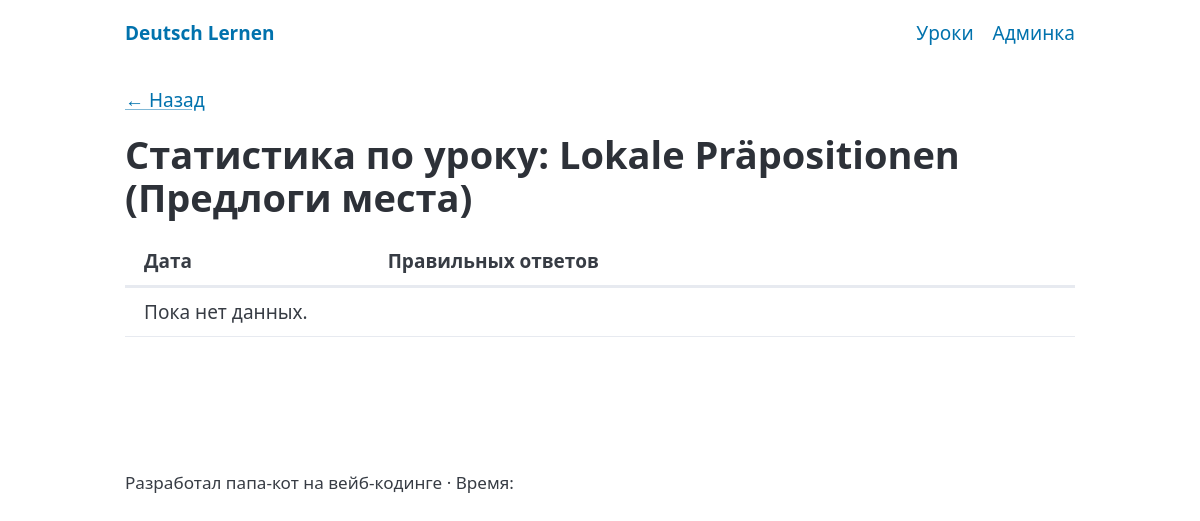
/lokale-prapositionen-predlogi-mesta/quiz/stats/, run on an earlier commit of the app's database.
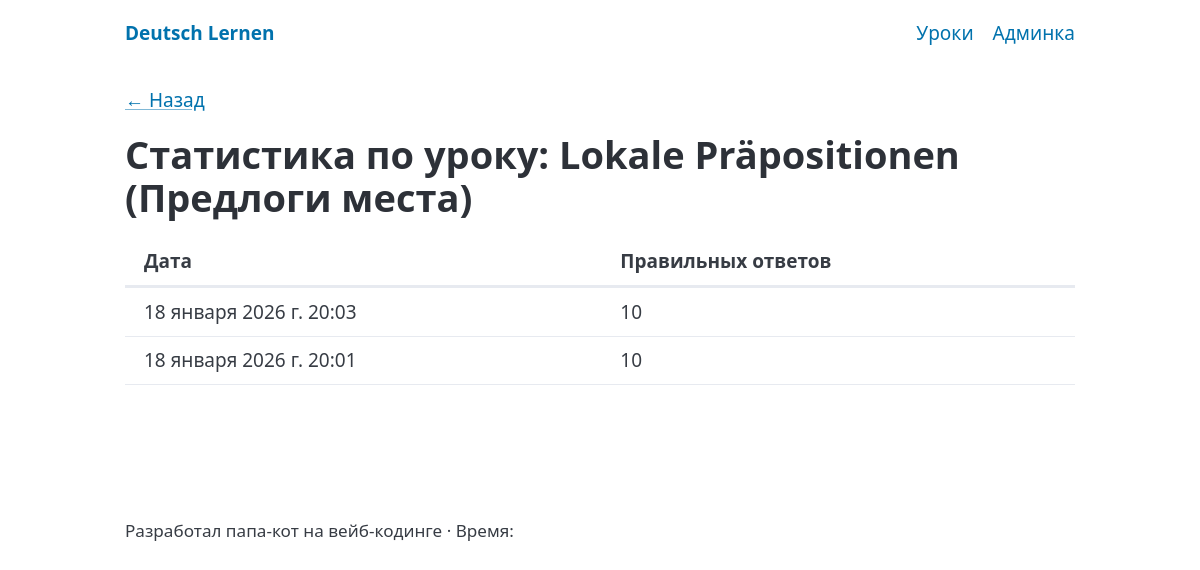
And on a later commit of the database.
### courses/models.py (models this page shows, shortened)
class QuizStat(models.Model):
    lesson = models.ForeignKey(Lesson, on_delete=models.CASCADE, related_name="quiz_stats")
    correct_count = models.PositiveIntegerField("Правильных ответов")
    created_at = models.DateTimeField(auto_now_add=True)
    class Meta:
        ordering = ["-created_at"]
        verbose_name = "Статистика квиза"
        verbose_name_plural = "Статистика квизов"

### courses/views.py (the view)
# urls.py: path('<slug:slug>/quiz/stats/', views.quiz_stats, name='quiz_stats'),
def quiz_stats(request, slug):
    lesson = get_object_or_404(Lesson, slug=slug, published=True)
    stats = lesson.quiz_stats.all()[:100]
    return render(request, "courses/quiz_stats.html", {"lesson": lesson, "stats": stats})

### courses/templates/courses/quiz_stats.html (shortened to what this page needs)
{% extends "base.html" %}
{% block content %}
  <a href="javascript:history.back()" style="display:inline-block;margin-bottom:1rem;">← Назад</a>
  <h1>Статистика по уроку: {{ lesson.title }}</h1>
  <table>
    <thead>
      <tr>
        <th>Дата</th>
        <th>Правильных ответов</th>
      </tr>
    </thead>
    <tbody>
      {% for s in stats %}
        <tr>
          <td>{{ s.created_at }}</td>
          <td>{{ s.correct_count }}</td>
        </tr>
      {% empty %}
        <tr><td colspan="2">Пока нет данных.</td></tr>
      {% endfor %}
    </tbody>
  </table>
{% endblock %}

What changed in the data, as far as the page shows it:
added QuizStat: created_at "18 января 2026 г. 20:03", correct_count "10"
added QuizStat: created_at "18 января 2026 г. 20:01", correct_count "10"
Also different on the page:
text no longer shown: "Пока нет данных."
